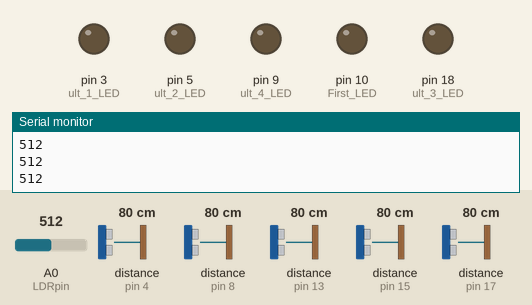
The sketch below on a simulated Arduino Uno, built with avr-gcc and run on an emulated ATmega328P. Parts: output pins drawn as LEDs (lit = HIGH), the last lines printed to the serial monitor. Wiring (inferred from the names in the program): 5 × ultrasonic range finder: trigger pin 2, echo pin 4 / trigger pin 7, echo pin 8 / trigger pin 11, echo pin 15 / trigger pin 12, echo pin 13 / trigger pin 16, echo pin 17. The inputs (shaded band) are chosen by the test bench; at power-on: A0 (LDRpin) = 512, distance to the obstacle (sensors on pin 4, pin 8, pin 13, pin 15, pin 17) 80 cm. The echo pulse lasts 58.3 µs per cm; pins used as bus, display or sensor lines are not drawn.

Above: at 1.2 s.
1.3 s: A0 (LDRpin) set to 257
2.8 s: A0 (LDRpin) set to 240
At 4.2 s:
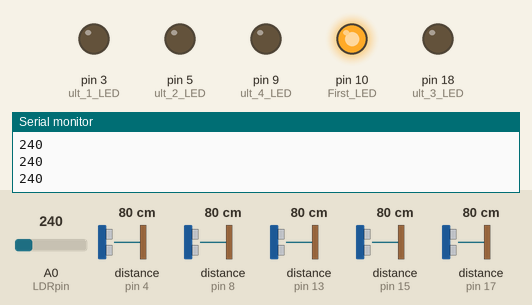
4.6 s: distance to the obstacle (sensor on pin 4) set to 23 cm
6.1 s: distance to the obstacle (sensor on pin 4) set to 18 cm
At 6.6 s:
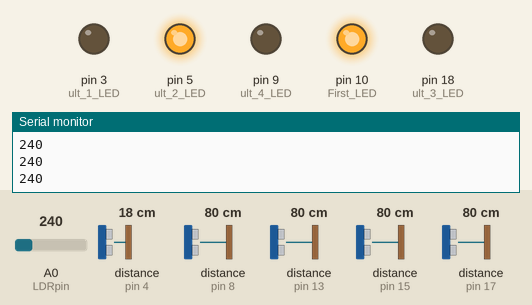
7.6 s: distance to the obstacle (sensor on pin 8) set to 33 cm
9.1 s: distance to the obstacle (sensor on pin 8) set to 28 cm
At 9.6 s:
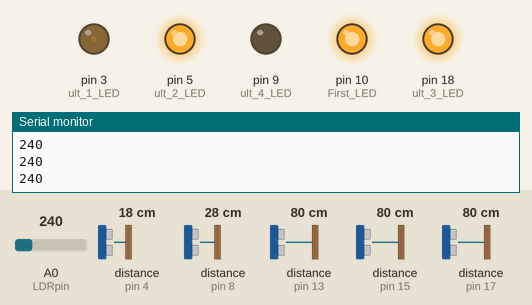
Timing chart, 0 to 11.6 s (numbered marks = the images above; inputs shaded):
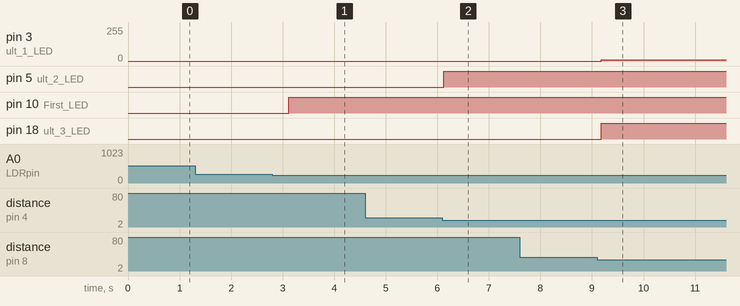

The sketch:

Ultrasonic_sensor_11B.ino
```cpp
int LDRpin = 14;
int Light_intensity;
int First_LED = 10;

int ult_1_trig = 11;
int ult_1_echo = 15;
int ult_1_LED = 3;

int ult_2_trig = 2;
int ult_2_echo = 4;
int ult_2_LED = 5;

int ult_3_trig = 7;
int ult_3_echo = 8;
int ult_3_LED = 18;

int ult_4_trig = 12;
int ult_4_echo = 13;
int ult_4_LED = 9;

int ult_5_trig = 16;
int ult_5_echo = 17;

int state = 0;

long ult_1_duration, ult_1_distance;
long ult_2_duration, ult_2_distance;
long ult_3_duration, ult_3_distance;
long ult_4_duration, ult_4_distance;
long ult_5_duration, ult_5_distance;


//////////////////////////////////////////////////////////////////////////////////////////
void setup() {
  // put your setup code here, to run once:

  pinMode (First_LED, OUTPUT);
  //pinMode (LDRpin, INPUT);

  pinMode (ult_1_trig, OUTPUT);
  pinMode (ult_1_echo, INPUT);
  pinMode (ult_1_LED, OUTPUT);

  // pinMode (LDRpin, OUTPUT);

  pinMode (ult_2_trig, OUTPUT);
  pinMode (ult_2_echo, INPUT);
  pinMode (ult_2_LED, OUTPUT);

  pinMode (ult_3_trig, OUTPUT);
  pinMode (ult_3_echo, INPUT);
  pinMode (ult_3_LED, OUTPUT);

  pinMode (ult_4_trig, OUTPUT);
  pinMode (ult_4_echo, INPUT);
  pinMode (ult_4_LED, OUTPUT);

  pinMode (ult_5_trig, OUTPUT);
  pinMode (ult_5_echo, INPUT);
  digitalWrite(ult_2_LED,LOW);

  //analogWrite(ult_1_LED, 5);
  //analogWrite(ult_2_LED, 5);
  //analogWrite(ult_3_LED, 5);
  //analogWrite(ult_4_LED, 5);


  Serial.begin(9600);
}
//////////////////////////////////////////////////////////////////////////////////////////

void loop()
{

  ult_1_distance_measure();
  ult_2_distance_measure();
  ult_3_distance_measure();
  ult_4_distance_measure();
  ult_5_distance_measure();

  Check_Light_intensity();

  // digitalWrite(ult_2_LED,LOW);

  //  if (ult_1_distance < 30)
  //  {
  //    state = 1;
  //  }
  //  if (state == 1)
  //  {
  //  do
  //  {
  //Check_Light_intensity();
  Light_intensity = analogRead(LDRpin);
  delay (100);
  //Serial.print("Light intensity = ");
  Serial.println( Light_intensity);
  // delay (10);

  if (Light_intensity > 250)
  {
    digitalWrite(ult_1_LED, LOW);
    digitalWrite(ult_2_LED, LOW);
    digitalWrite(ult_3_LED, LOW);
    digitalWrite(ult_4_LED, LOW);
    digitalWrite(First_LED, LOW);
    delay (100);
    loop();
  }
  else if (Light_intensity < 250)
  {
    digitalWrite(First_LED, HIGH);
    ult_1_distance_measure();
    ult_2_distance_measure();
    ult_3_distance_measure();
    ult_4_distance_measure();
    ult_5_distance_measure();

    if (ult_1_distance < 30)
    {
      digitalWrite(ult_1_LED, HIGH);
    }
    if ((ult_1_distance > 30) && (ult_3_distance < 30))
    {
      analogWrite(ult_1_LED, 10);
    }

    //2

    if (ult_2_distance < 20)
    {
      digitalWrite(ult_2_LED, HIGH);
    }

    if ((ult_2_distance > 30) && (ult_4_distance < 30))
    {
      analogWrite(ult_2_LED, 10);
    }

    //3

    if (ult_3_distance < 30)
    {
      digitalWrite(ult_3_LED, HIGH);
    }
    if ((ult_3_distance > 30) && (ult_5_distance < 30))
    {

      analogWrite(ult_3_LED, 10);
    }

    //4

    if (ult_4_distance < 30)
    {
      digitalWrite(ult_4_LED, HIGH);
    }
    if ((ult_4_distance > 30) & (ult_5_distance < 30))
    {
      //// delay (2000);
      analogWrite(ult_4_LED, 10);
    }
    //5
     if (ult_5_distance < 30)
  {
    digitalWrite(ult_1_LED, LOW);
    digitalWrite(ult_2_LED, LOW);
    digitalWrite(ult_3_LED, LOW);
    digitalWrite(ult_4_LED, LOW);
  }
    delay (10);

  }
}
//////////////////////////////////////////////////////////////////////////////////////////

void Check_Light_intensity()
{
  Light_intensity = analogRead(LDRpin);
  delay (100);
  if (Light_intensity < 250)
  {
    digitalWrite(First_LED, HIGH);
  }

  Serial.println( Light_intensity);

  if (Light_intensity > 250)
  {

    digitalWrite(ult_1_LED, LOW);
    digitalWrite(ult_2_LED, LOW);
    digitalWrite(ult_3_LED, LOW);
    digitalWrite(ult_4_LED, LOW);
    digitalWrite(First_LED, LOW);
    delay (100);

  }
}


//////////////////////////////////////////////////////////////////////////////////////////

void ult_1_distance_measure()
{

  digitalWrite(ult_1_trig, HIGH);
  delayMicroseconds(200);

  digitalWrite(ult_1_trig, LOW);

  ult_1_duration = pulseIn(ult_1_echo, HIGH);
  ult_1_distance = (ult_1_duration / 2) / 29.1;
  //  Serial.println (ult_1_distance);
  // delay (10);

}
//////////////////////////////////////////////////////////////////////////////////////////,

void ult_2_distance_measure()
{
  digitalWrite(ult_2_trig, HIGH);
  delayMicroseconds(200);

  digitalWrite(ult_2_trig, LOW);

  ult_2_duration = pulseIn(ult_2_echo, HIGH);
  ult_2_distance = (ult_2_duration / 2) / 29.1;
  //  Serial.println (ult_2_distance);
  // delay (10);

}
//////////////////////////////////////////////////////////////////////////////////////////

void ult_3_distance_measure()
{


  digitalWrite(ult_3_trig, HIGH);
  delayMicroseconds(200);

  digitalWrite(ult_3_trig, LOW);

  ult_3_duration = pulseIn(ult_3_echo, HIGH);
  ult_3_distance = (ult_3_duration / 2) / 29.1;
  // Serial.println (ult_3_distance);
  //  delay (10);

}
//////////////////////////////////////////////////////////////////////////////////////////
//
void ult_4_distance_measure()                      //
{ //
  //
  digitalWrite(ult_4_trig, HIGH);                  //
  delayMicroseconds(200);                          //
  //
  digitalWrite(ult_4_trig, LOW);                   //
  //
  ult_4_duration = pulseIn(ult_4_echo, HIGH);      //
  ult_4_distance = (ult_4_duration / 2) / 29.1;    //
  // Serial.println(ult_4_distance);               //
  // delay (10);                                   //
  //
}                                                  //
//////////////////////////////////////////////////////////////////////////////////////////

void ult_5_distance_measure()
{

  digitalWrite(ult_5_trig, HIGH);
  delayMicroseconds(200);

  digitalWrite(ult_5_trig, LOW);

  ult_5_duration = pulseIn(ult_5_echo, HIGH);
  ult_5_distance = (ult_5_duration / 2) / 29.1;
}


void mainloop()
{
  //  digitalWrite(First_LED, HIGH);
  //
  //  if (ult_1_distance < 30)
  //  {
  //    state = 1;
  //  }
  //  if (state == 1)
  //  {
  //  do
  //  {
  //    //Check_Light_intensity();
  //      Light_intensity = analogRead(LDRpin);
  //  delay (100);
  //  //Serial.print("Light intensity = ");
  //  Serial.println( Light_intensity);
  //  // delay (10);
  //
  //   if (Light_intensity > 250)
  //  {
  //    digitalWrite(ult_1_LED, LOW);
  //    digitalWrite(ult_2_LED, LOW);
  //    digitalWrite(ult_3_LED, LOW);
  //    digitalWrite(ult_4_LED, LOW);
  //    digitalWrite(First_LED, LOW);
  //    delay (100);
  //    loop();
  //  }
  //    ult_1_distance_measure();
  //    ult_2_distance_measure();
  //    ult_3_distance_measure();
  //    ult_4_distance_measure();
  //    ult_5_distance_measure();
  //
  //    if (ult_1_distance < 30)
  //    {
  //      digitalWrite(ult_1_LED, HIGH);
  //    }
  //    if ((ult_1_distance > 30) & (ult_3_distance < 30))
  //    {
  //      analogWrite(ult_1_LED, 10);
  //    }
  //
  //    //2
  //
  //    if (ult_2_distance < 30)
  //    {
  //      digitalWrite(ult_2_LED, HIGH);
  //    }
  //
  //    if ((ult_2_distance > 30) & (ult_4_distance < 30))
  //    {
  //      analogWrite(ult_2_LED, 10);
  //    }
  //
  //    //3
  //
  //    if (ult_3_distance < 30)
  //    {
  //      digitalWrite(ult_3_LED, HIGH);
  //    }
  //    if ((ult_3_distance > 30) & (ult_5_distance < 30))
  //    {
  //
  //      analogWrite(ult_3_LED, 10);
  //    }
  //
  //    //4
  //
  //    if (ult_4_distance < 30)
  //    {
  //      digitalWrite(ult_4_LED, HIGH);
  //    }
  //    if ((ult_4_distance > 30) & (ult_5_distance < 30))
  //    {
  //      //// delay (2000);
  //      analogWrite(ult_4_LED, 10);
  //    }

  if (ult_5_distance < 30)
  {
    state = 2;
  }
  //    if (Light_intensity > 250)
  //    {
  //      digitalWrite(ult_1_LED, LOW);
  //      digitalWrite(ult_2_LED, LOW);
  //      digitalWrite(ult_3_LED, LOW);
  //      digitalWrite(ult_4_LED, LOW);
  //      digitalWrite(First_LED, LOW);
  //      delay (1000);
  //    }

}


////////////////////////////////////////
// delay (1000);
```

Measured:
- the behaviour switches between 250 and 249 on A0 (LDRpin) (found by bisection; images 0 and 1)
- the behaviour switches between 21 and 20 cm on distance to the obstacle (sensor on pin 4) (found by bisection; images 1 and 2)
- the behaviour switches between 31 and 30 cm on distance to the obstacle (sensor on pin 8) (found by bisection; images 2 and 3)
- after the input at 2.8 s, pin 10 (First_LED): LOW → HIGH after 0.32 s
- after the input at 6.1 s, pin 5 (ult_2_LED): LOW → HIGH at once
- after the input at 9.1 s, pin 3 (ult_1_LED): 0/255 → 10/255 after 0.08 s; pin 18 (ult_3_LED): LOW → HIGH after 0.08 s
